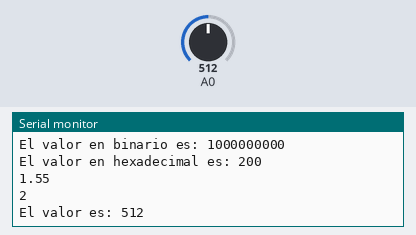
Recording of a sketch running on a simulated Arduino Uno, built with avr-gcc and run on an emulated ATmega328P. Shown: the last lines printed to the serial monitor. The test bench sets the inputs (shaded band); at power-on: A0 = 512.

Above: at 4.8 s.
4.9 s: A0 set to 716
At 5.8 s:
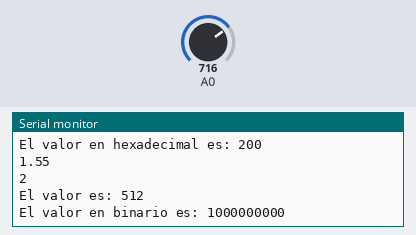
14.2 s: A0 set to 511
At 15.8 s:
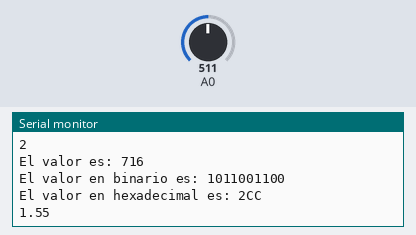
23.5 s: A0 set to 122
At 26.8 s:
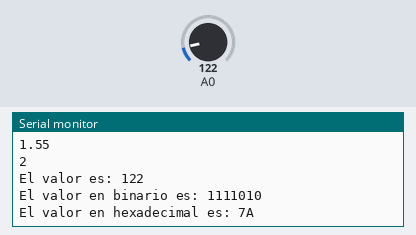
Timing chart, 0 to 28.3 s (numbered marks = the images above; inputs shaded):
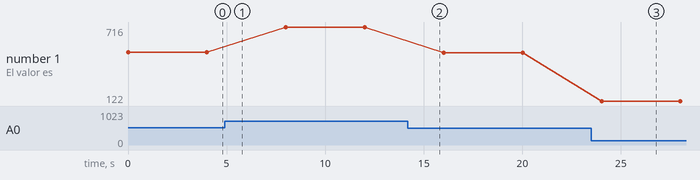

The sketch:

Practica2g.ino
```cpp
int val = 0;   // variable para almacenar valor de lectura del pin A0

void setup() {
        Serial.begin(9600);     //configura la velocidad de transmisión de datos
}

void loop() {
   val = analogRead(0);             // el valor de la lectura se almacena en la variable creada
   Serial.print("El valor es: ");         //Imprime el mensaje entre comillas y se mantiene en el renglón
   Serial.println(val);             //imprime el valor y salta a la siguiente línea
   delay(1000);
   Serial.print("El valor en binario es: ");  //Imprime el mensaje entre comillas y se mantiene en el renglón
   Serial.println(val,BIN);           //imprime el valor en binario y salta a la siguiente línea
   delay(1000);
   Serial.print("El valor en hexadecimal es: ");  //Imprime el mensaje entre comillas y se mantiene en el renglón
   Serial.println(val,HEX);           //imprime el valor en hexadecimal y salta a la siguiente línea
   delay(1000);
   Serial.println(1.555,2); //escribe 1.555 en el monitor serial con 2 decimales
   delay(1000);
   Serial.println(1.555,0); //escribe 1.555 en el monitor serial con 0 decimales
}
```

Measured:
- after the input at 23.5 s, the serial monitor: prints a new line after 0.51 s (image 3)
- plotted number 1: 512 → 716 after the input at 4.9 s, 716 → 511 after the input at 14.2 s, 511 → 122 after the input at 23.5 s
